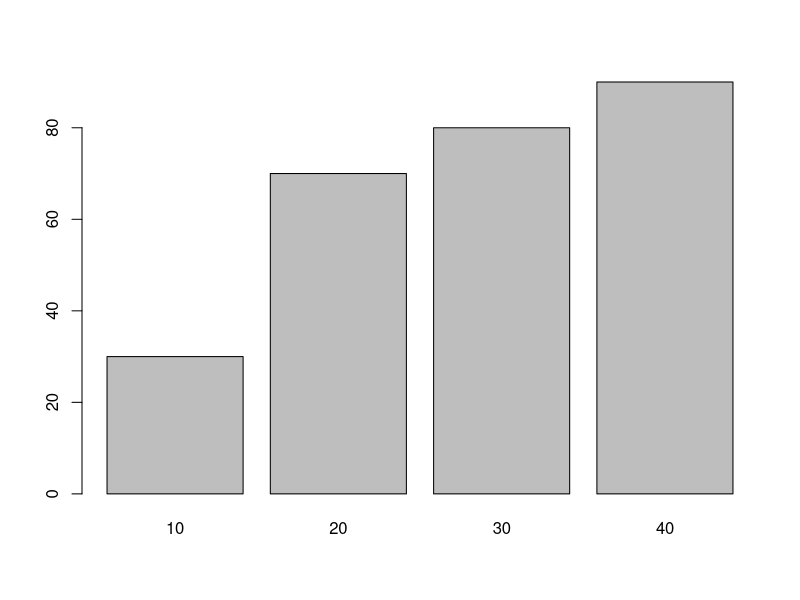
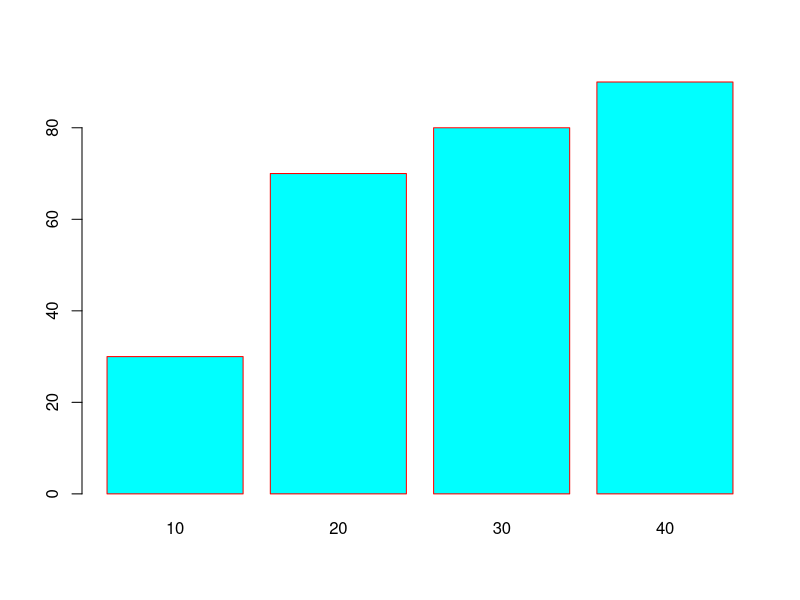
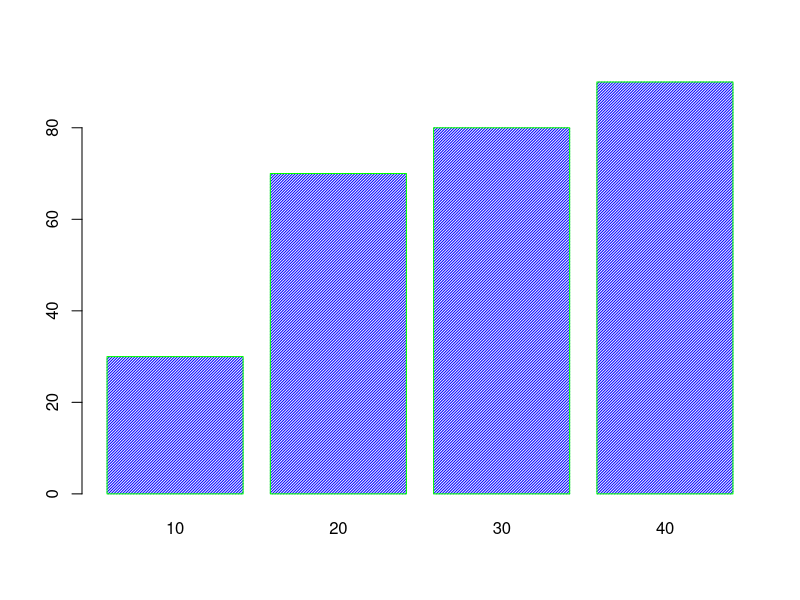
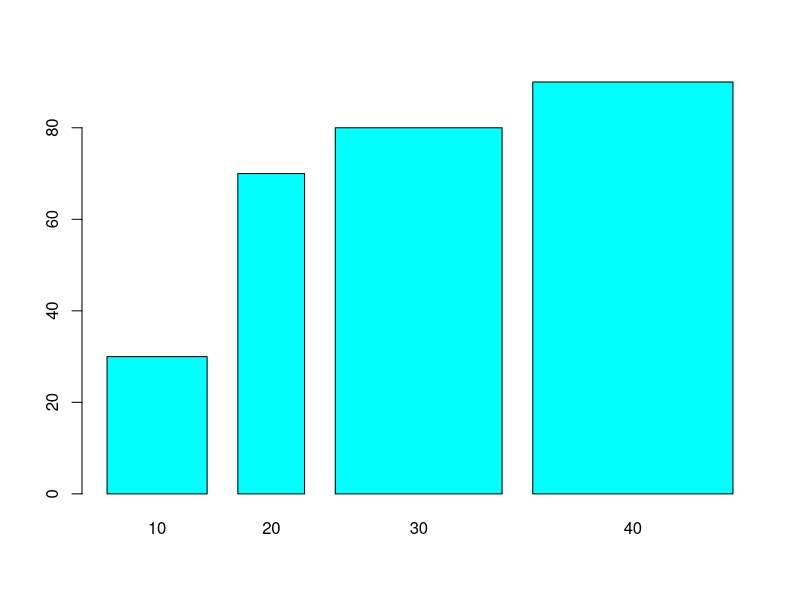
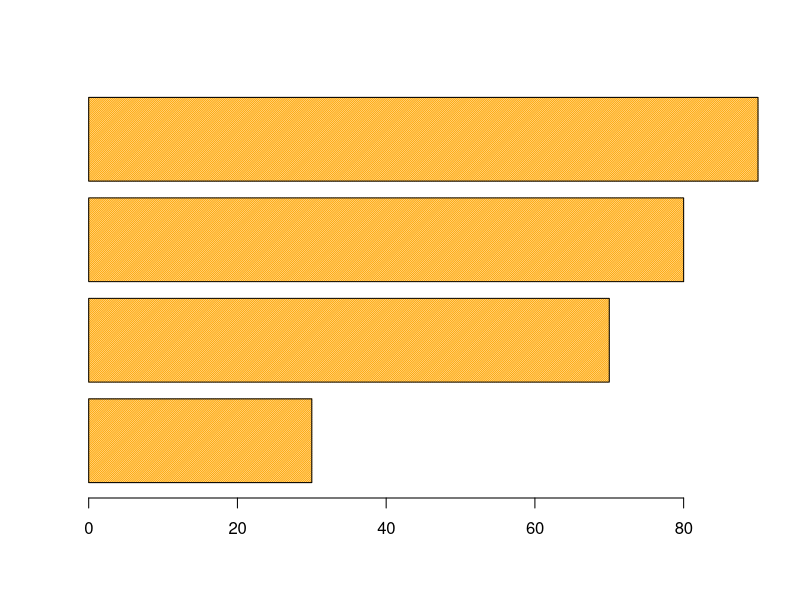

Here is the R script that generated these plots, in order:
x <- c(10,20,30,40)
y <- c(30,70,80,90)
barplot(y, names.arg = x)
barplot(y, names.arg = x, col =  '#00ffff', border = 'red')
# change the density of bar chart
barplot(y, names.arg = x, col = '#0000ff', border = 'green', density = 50)
# change width of the bar chart
barplot(y, names.arg = x, width = c(3,2,5,6,7), col = '#00ffff', border = 'black')
# display data horizotally
barplot(y, names.arg =, horiz = TRUE, col='orange', density = 75)